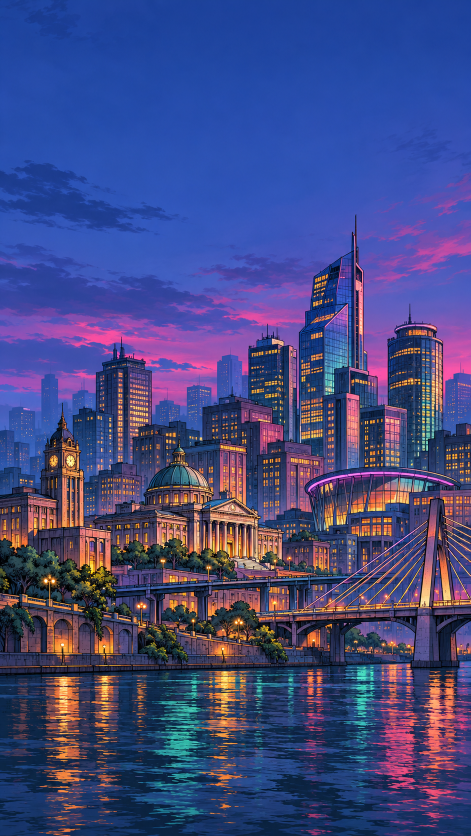
#> input picture source-art/phone323/skyline-original.png, 941 x 1672 px, found by its file name (shown at 1/2 size)
$ python pack.py
#> lines starting #> are read from the running program, lines starting #| are printed output that depends on the picture
from PIL import Image
im=Image.open('source-art/phone323/skyline-original.png').convert('RGB')
#> im is the input picture: PIL image 941x1672 RGB; mean R, G, B 67.9, 72.9, 128.7
im=im.resize((240,round(im.height*240/im.width)),Image.Resampling.LANCZOS)
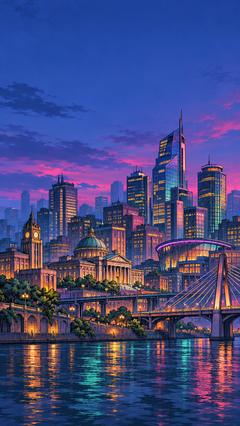
#> im: PIL image 240x426 RGB; mean R, G, B 67.9, 72.9, 128.7
im.save('dist/assets/phone323.webp',quality=15,method=6)
